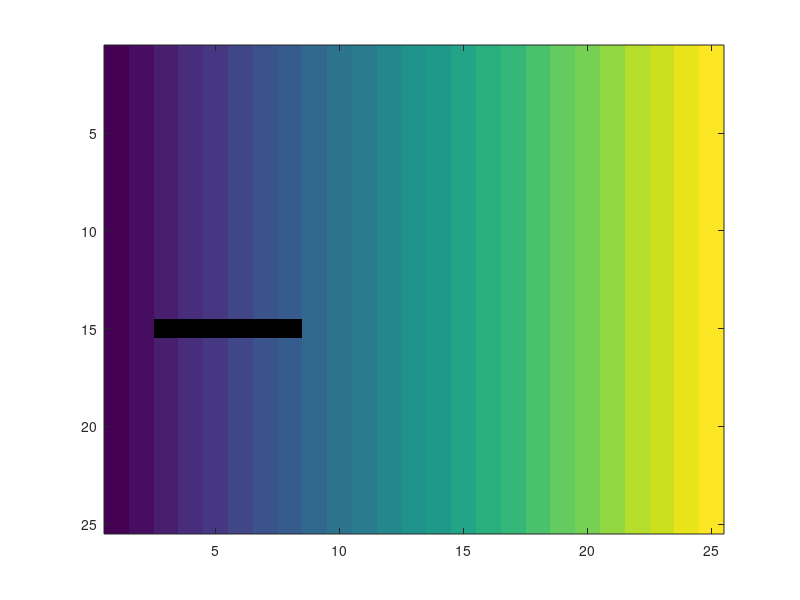
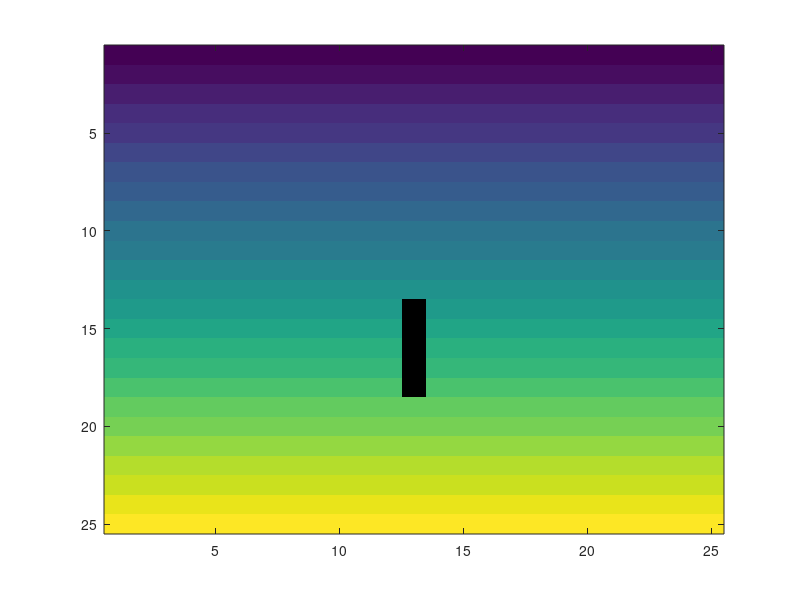
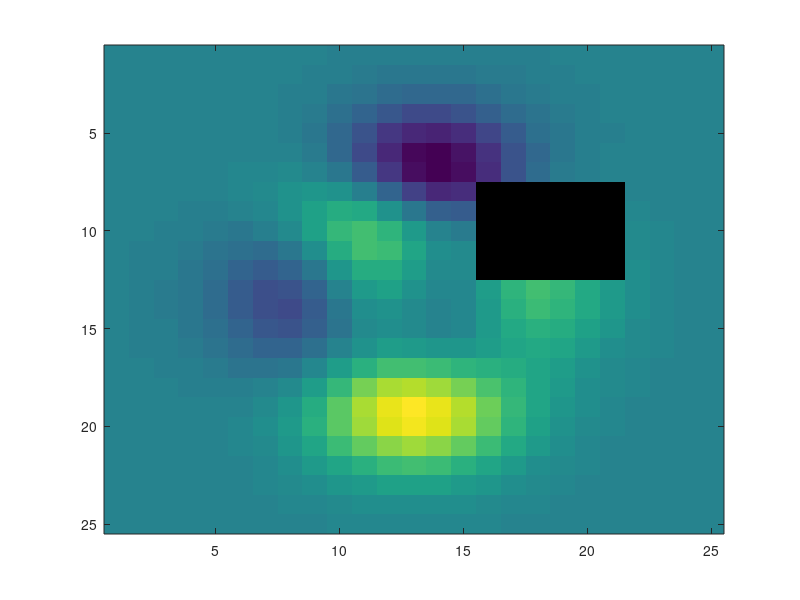
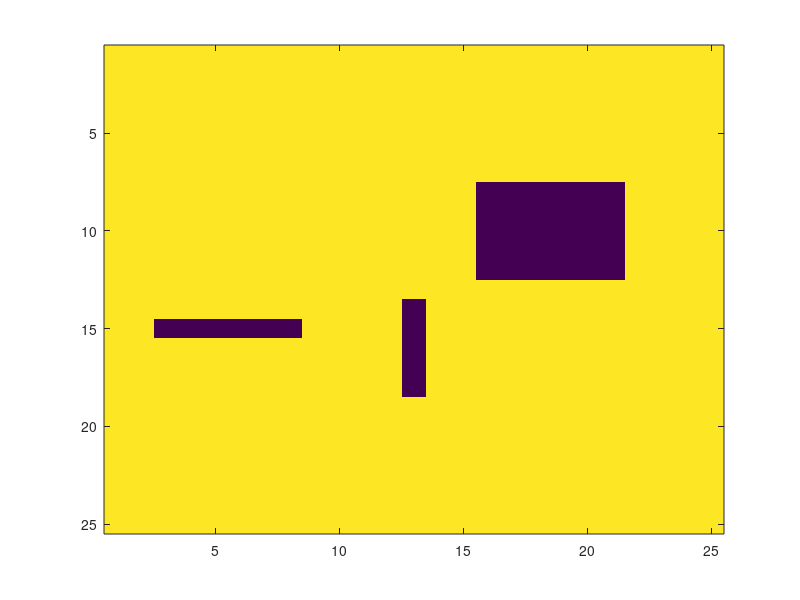

Source code (MATLAB) for these figures, in order:
close all;
% // define a surface
[A,B] = meshgrid(-3:0.25:3);
C = peaks(A,B);

%// poke some holes in it (in every coordinate set)
A(15,3:8)   = NaN ;
B(14:18,13) = NaN ;
C(8:12,16:21)  = NaN ;

figure;imagesc(A);
figure;imagesc(B);
figure;imagesc(C);

%// identify indices valid for the 3 matrix 
idxgood=~(isnan(A) | isnan(B) | isnan(C)); 
figure;imagesc(idxgood);

%// define a "uniform" grid without holes (same boundaries and sampling than original grid)
[AI,BI] = meshgrid(-3:0.25:3) ;

%// re-interpolate scattered data (only valid indices) over the "uniform" grid
CI = griddata( A(idxgood),B(idxgood),C(idxgood), AI, BI ) ;
figure; imagesc(CI);


[XI,YI] = meshgrid(-3:0.1:3) ;   %// create finer grid
ZI = interp2( AI,BI,CI,XI,YI ) ; %// re-interpolate
figure; imagesc(ZI);
